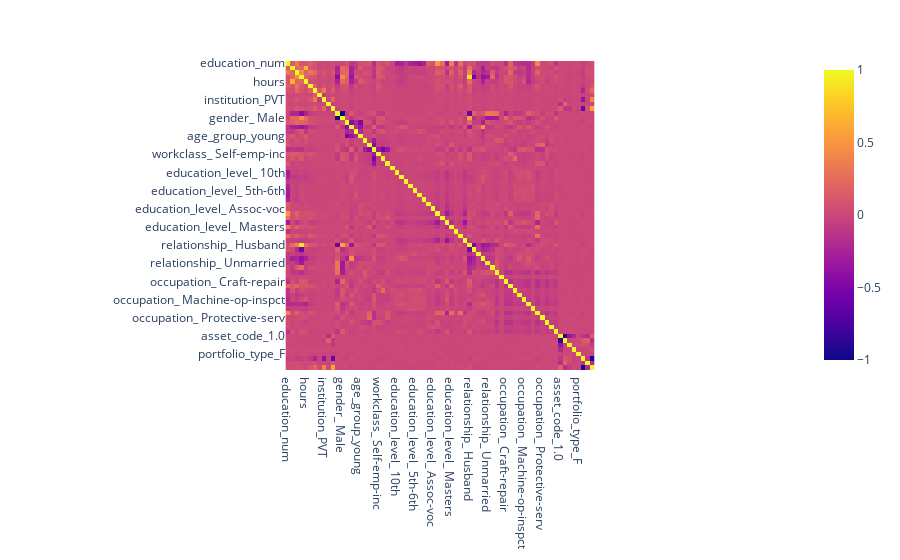

Notebook source saved alongside this figure:
### Code cell
## there is not perfect colinearity in the dataset
fig = px.imshow(df.corr())
fig.show()

### Figure 1 — Plotly figure (JSON) as saved in the notebook; plotly's stock layout.template omitted (floating-point values rounded to 4 significant figures; data arrays with more than 128 entries replaced by an {"elided": "..."} marker saying what was removed)
{"data": [{"coloraxis": "coloraxis", "hovertemplate": "x: %{x}<br>y: %{y}<br>color: %{z}<extra></extra>", "name": "0", "type": "heatmap", "x": ["education_num", "hours_per_week", "approved", "married", "hours", "capital_net", "inquiry", "institution_BRO", "institution_PVT", "account_type_high_approval", "account_type_mid_approval", "gender_ Female", "gender_ Male", "age_group_mid_age", "age_group_minor or senior", "age_group_older_age", "age_group_young", "workclass_ Federal-gov", "workclass_ Local-gov", "workclass_ Private", "workclass_ Self-emp-inc", "workclass_ Self-emp-not-inc", "workclass_ State-gov", "workclass_ Without-pay", "education_level_ 10th", "education_level_ 11th", "education_level_ 12th", "education_level_ 1st-4th", "education_level_ 5th-6th", "education_level_ 7th-8th", "education_level_ 9th", "education_level_ Assoc-acdm", "education_level_ Assoc-voc", "education_level_ Bachelors", "education_level_ Doctorate", "education_level_ HS-grad", "education_level_ Masters", "education_level_ Preschool", "education_level_ Prof-school", "education_level_ Some-college", "relationship_ Husband", "relationship_ Not-in-family", "relationship_ Other-relative", "relationship_ Own-child", "relationship_ Unmarried", "relationship_ Wife", "occupation_ Adm-clerical", "occupation_ Armed-Forces", "occupation_ Craft-repair", "occupation_ Exec-managerial", "occupation_ Farming-fishing", "occupation_ Handlers-cleaners", "occupation_ Machine-op-inspct", "occupation_ Other-service", "occupation_ Priv-house-serv", "occupation_ Prof-specialty", "occupation_ Protective-serv", "occupation_ Sales", "occupation_ Tech-support", "occupation_ Transport-moving", "asset_code_1.0", "asset_code_2.0", "asset_code_4.0", "asset_code_19.0", "portfolio_type_F", "portfolio_type_I", "portfolio_type_M", "portfolio_type_R"], "xaxis": "x", "y": ["education_num", "hours_per_week", "approved", "married", "hours", "capital_net", "inquiry", "institution_BRO", "institution_PVT", "account_type_high_approval", "account_type_mid_approval", "gender_ Female", "gender_ Male", "age_group_mid_age", "age_group_minor or senior", "age_group_older_age", "age_group_young", "workclass_ Federal-gov", "workclass_ Local-gov", "workclass_ Private", "workclass_ Self-emp-inc", "workclass_ Self-emp-not-inc", "workclass_ State-gov", "workclass_ Without-pay", "education_level_ 10th", "education_level_ 11th", "education_level_ 12th", "education_level_ 1st-4th", "education_level_ 5th-6th", "education_level_ 7th-8th", "education_level_ 9th", "education_level_ Assoc-acdm", "education_level_ Assoc-voc", "education_level_ Bachelors", "education_level_ Doctorate", "education_level_ HS-grad", "education_level_ Masters", "education_level_ Preschool", "education_level_ Prof-school", "education_level_ Some-college", "relationship_ Husband", "relationship_ Not-in-family", "relationship_ Other-relative", "relationship_ Own-child", "relationship_ Unmarried", "relationship_ Wife", "occupation_ Adm-clerical", "occupation_ Armed-Forces", "occupation_ Craft-repair", "occupation_ Exec-managerial", "occupation_ Farming-fishing", "occupation_ Handlers-cleaners", "occupation_ Machine-op-inspct", "occupation_ Other-service", "occupation_ Priv-house-serv", "occupation_ Prof-specialty", "occupation_ Protective-serv", "occupation_ Sales", "occupation_ Tech-support", "occupation_ Transport-moving", "asset_code_1.0", "asset_code_2.0", "asset_code_4.0", "asset_code_19.0", "portfolio_type_F", "portfolio_type_I", "portfolio_type_M", "portfolio_type_R"], "yaxis": "y", "z": {"elided": "68x68 float values"}}], "layout": {"coloraxis": {"colorscale": [[0, "#0d0887"], [0.1111, "#46039f"], [0.2222, "#7201a8"], [0.3333, "#9c179e"], [0.4444, "#bd3786"], [0.5556, "#d8576b"], [0.6667, "#ed7953"], [0.7778, "#fb9f3a"], [0.8889, "#fdca26"], [1, "#f0f921"]]}, "margin": {"t": 60}, "xaxis": {"anchor": "y", "constrain": "domain", "domain": [0, 1], "scaleanchor": "y"}, "yaxis": {"anchor": "x", "autorange": "reversed", "constrain": "domain", "domain": [0, 1]}}}
